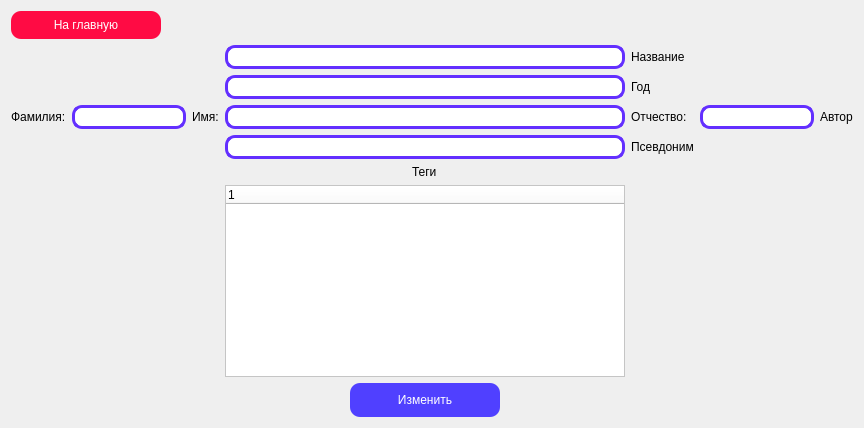
          <widget class="QWidget" name="edit_window_in_stacked_widget">
           <layout class="QGridLayout" name="gridLayout_7">
            <item row="0" column="0" alignment="Qt::AlignLeft">
             <widget class="QPushButton" name="back_to_main_window_edit_book">
              <property name="minimumSize">
               <size>
                <width>150</width>
                <height>0</height>
               </size>
              </property>
              <property name="styleSheet">
               <string notr="true">background-color: rgb(255, 11, 68);
color: white;
font: 55 12pt &quot;MS Shell Dlg 2&quot;;
border-radius: 10px;
padding: 7px;</string>
              </property>
              <property name="text">
               <string>На главную</string>
              </property>
             </widget>
            </item>
            <item row="1" column="0">
             <layout class="QGridLayout" name="gridLayout_6">
              <item row="26" column="3">
               <widget class="QTreeWidget" name="window_edit_book_treeWidget">
                <property name="minimumSize">
                 <size>
                  <width>400</width>
                  <height>0</height>
                 </size>
                </property>
                <property name="maximumSize">
                 <size>
                  <width>16777214</width>
                  <height>16777214</height>
                 </size>
                </property>
                <property name="styleSheet">
                 <string notr="true">background-color: rgb(255, 255, 255);</string>
                </property>
                <column>
                 <property name="text">
                  <string notr="true">1</string>
                 </property>
                </column>
               </widget>
              </item>
              <item row="13" column="5">
               <widget class="QLineEdit" name="window_edit_book_middlename">
                <property name="styleSheet">
                 <string notr="true">background-color: rgb(255, 255, 255);
border-radius: 10px;
padding: 1px;
font: 55 12pt &quot;MS Shell Dlg 2&quot;;
border: 3px solid rgb(99, 47, 255);</string>
                </property>
               </widget>
              </item>
              <item row="13" column="0" alignment="Qt::AlignRight">
               <widget class="QLabel" name="window_edit_book_labelLastName">
                <property name="styleSheet">
                 <string notr="true">font: 75 12pt &quot;MS Shell Dlg 2&quot;;</string>
                </property>
                <property name="text">
                 <string>Фамилия:</string>
                </property>
               </widget>
              </item>
              <item row="13" column="2" alignment="Qt::AlignRight">
               <widget class="QLabel" name="window_edit_book_labelFirstName">
                <property name="styleSheet">
                 <string notr="true">font: 75 12pt &quot;MS Shell Dlg 2&quot;;</string>
                </property>
                <property name="text">
                 <string>Имя:</string>
                </property>
               </widget>
              </item>
              <item row="13" column="6">
               <widget class="QLabel" name="window_edit_book_labelAuthor">
                <property name="styleSheet">
                 <string notr="true">font: 75 12pt &quot;MS Shell Dlg 2&quot;;</string>
                </property>
                <property name="text">
                 <string>Автор</string>
                </property>
               </widget>
              </item>
              <item row="13" column="4">
               <widget class="QLabel" name="window_edit_book_labelMiddleName">
                <property name="styleSheet">
                 <string notr="true">font: 75 12pt &quot;MS Shell Dlg 2&quot;;</string>
                </property>
                <property name="text">
                 <string>Отчество:</string>
                </property>
               </widget>
              </item>
              <item row="1" column="4">
               <widget class="QLabel" name="window_edit_book_labelName">
                <property name="styleSheet">
                 <string notr="true">font: 75 12pt &quot;MS Shell Dlg 2&quot;;</string>
                </property>
                <property name="text">
                 <string>Название</string>
                </property>
               </widget>
              </item>
              <item row="3" column="4">
               <widget class="QLabel" name="window_edit_book_labelYear">
                <property name="styleSheet">
                 <string notr="true">font: 75 12pt &quot;MS Shell Dlg 2&quot;;</string>
                </property>
                <property name="text">
                 <string>Год</string>
                </property>
                <property name="wordWrap">
                 <bool>false</bool>
                </property>
               </widget>
              </item>
              <item row="22" column="4">
               <widget class="QLabel" name="window_edit_book_labelNickname">
                <property name="styleSheet">
                 <string notr="true">font: 75 12pt &quot;MS Shell Dlg 2&quot;;</string>
                </property>
                <property name="text">
                 <string>Псевдоним</string>
                </property>
               </widget>
              </item>
              <item row="3" column="3">
               <widget class="QLineEdit" name="window_edit_book_year">
                <property name="minimumSize">
                 <size>
                  <width>400</width>
                  <height>0</height>
                 </size>
                </property>
                <property name="styleSheet">
                 <string notr="true">background-color: rgb(255, 255, 255);
border-radius: 10px;
padding: 1px;
font: 55 12pt &quot;MS Shell Dlg 2&quot;;
border: 3px solid rgb(99, 47, 255);</string>
                </property>
               </widget>
              </item>
              <item row="1" column="3">
               <widget class="QLineEdit" name="window_edit_book_name_book">
                <property name="minimumSize">
                 <size>
                  <width>400</width>
                  <height>0</height>
                 </size>
                </property>
                <property name="styleSheet">
                 <string notr="true">background-color: rgb(255, 255, 255);
border-radius: 10px;
padding: 1px;
font: 55 12pt &quot;MS Shell Dlg 2&quot;;
border: 3px solid rgb(99, 47, 255);</string>
                </property>
               </widget>
              </item>
              <item row="22" column="3">
               <widget class="QLineEdit" name="window_edit_book_nickname">
                <property name="minimumSize">
                 <size>
                  <width>400</width>
                  <height>0</height>
                 </size>
                </property>
                <property name="styleSheet">
                 <string notr="true">background-color: rgb(255, 255, 255);
border-radius: 10px;
padding: 1px;
font: 55 12pt &quot;MS Shell Dlg 2&quot;;
border: 3px solid rgb(99, 47, 255);</string>
                </property>
               </widget>
              </item>
              <item row="13" column="1">
               <widget class="QLineEdit" name="window_edit_book_lastname">
                <property name="styleSheet">
                 <string notr="true">background-color: rgb(255, 255, 255);
border-radius: 10px;
padding: 1px;
font: 55 12pt &quot;MS Shell Dlg 2&quot;;
border: 3px solid rgb(99, 47, 255);</string>
                </property>
               </widget>
              </item>
              <item row="27" column="3" alignment="Qt::AlignHCenter">
               <widget class="QPushButton" name="window_edit_book_btn_edit">
                <property name="minimumSize">
                 <size>
                  <width>150</width>
                  <height>0</height>
                 </size>
                </property>
                <property name="maximumSize">
                 <size>
                  <width>150</width>
                  <height>16777215</height>
                 </size>
                </property>
                <property name="styleSheet">
                 <string notr="true">background-color: rgb(80, 64, 255);
color: white;
font: 75 12pt &quot;MS Shell Dlg 2&quot;;
border-radius: 10px;
padding: 10px;</string>
                </property>
                <property name="text">
                 <string>Изменить</string>
                </property>
               </widget>
              </item>
              <item row="13" column="3">
               <widget class="QLineEdit" name="window_edit_book_firstname">
                <property name="minimumSize">
                 <size>
                  <width>400</width>
                  <height>0</height>
                 </size>
                </property>
                <property name="styleSheet">
                 <string notr="true">background-color: rgb(255, 255, 255);
border-radius: 10px;
padding: 1px;
font: 55 12pt &quot;MS Shell Dlg 2&quot;;
border: 3px solid rgb(99, 47, 255);</string>
                </property>
               </widget>
              </item>
              <item row="23" column="3" alignment="Qt::AlignHCenter">
               <widget class="QLabel" name="window_edit_book_labelTags">
                <property name="styleSheet">
                 <string notr="true">font: 75 12pt &quot;MS Shell Dlg 2&quot;;</string>
                </property>
                <property name="text">
                 <string>Теги</string>
                </property>
               </widget>
              </item>
             </layout>
            </item>
           </layout>
          </widget>
